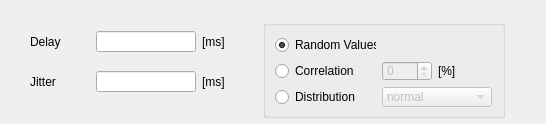
          <widget class="QWidget" name="tab" >
           <property name="geometry" >
            <rect>
             <x>0</x>
             <y>0</y>
             <width>546</width>
             <height>124</height>
            </rect>
           </property>
           <attribute name="title" >
            <string>Delay</string>
           </attribute>
           <widget class="QGroupBox" name="groupBox" >
            <property name="geometry" >
             <rect>
              <x>263</x>
              <y>20</y>
              <width>242</width>
              <height>98</height>
             </rect>
            </property>
            <property name="title" >
             <string/>
            </property>
            <layout class="QVBoxLayout" >
             <item>
              <widget class="QRadioButton" name="dRadio1" >
               <property name="minimumSize" >
                <size>
                 <width>101</width>
                 <height>20</height>
                </size>
               </property>
               <property name="maximumSize" >
                <size>
                 <width>101</width>
                 <height>20</height>
                </size>
               </property>
               <property name="text" >
                <string>Random Values</string>
               </property>
               <property name="checked" >
                <bool>true</bool>
               </property>
              </widget>
             </item>
             <item>
              <layout class="QHBoxLayout" >
               <item>
                <widget class="QRadioButton" name="dRadio2" >
                 <property name="minimumSize" >
                  <size>
                   <width>101</width>
                   <height>20</height>
                  </size>
                 </property>
                 <property name="maximumSize" >
                  <size>
                   <width>101</width>
                   <height>20</height>
                  </size>
                 </property>
                 <property name="text" >
                  <string>Correlation</string>
                 </property>
                </widget>
               </item>
               <item>
                <widget class="QSpinBox" name="delayCorrelation" >
                 <property name="enabled" >
                  <bool>false</bool>
                 </property>
                 <property name="minimumSize" >
                  <size>
                   <width>50</width>
                   <height>20</height>
                  </size>
                 </property>
                 <property name="maximumSize" >
                  <size>
                   <width>50</width>
                   <height>20</height>
                  </size>
                 </property>
                 <property name="maximum" >
                  <number>100</number>
                 </property>
                </widget>
               </item>
               <item>
                <widget class="QLabel" name="textLabel16" >
                 <property name="text" >
                  <string>[%]</string>
                 </property>
                 <property name="wordWrap" >
                  <bool>false</bool>
                 </property>
                </widget>
               </item>
              </layout>
             </item>
             <item>
              <layout class="QHBoxLayout" >
               <item>
                <widget class="QRadioButton" name="dRadio3" >
                 <property name="minimumSize" >
                  <size>
                   <width>101</width>
                   <height>20</height>
                  </size>
                 </property>
                 <property name="maximumSize" >
                  <size>
                   <width>101</width>
                   <height>20</height>
                  </size>
                 </property>
                 <property name="text" >
                  <string>Distribution</string>
                 </property>
                </widget>
               </item>
               <item>
                <widget class="QComboBox" name="delayDistribution" >
                 <property name="enabled" >
                  <bool>false</bool>
                 </property>
                 <property name="minimumSize" >
                  <size>
                   <width>110</width>
                   <height>20</height>
                  </size>
                 </property>
                 <property name="maximumSize" >
                  <size>
                   <width>110</width>
                   <height>20</height>
                  </size>
                 </property>
                 <item>
                  <property name="text" >
                   <string>normal</string>
                  </property>
                 </item>
                 <item>
                  <property name="text" >
                   <string>pareto</string>
                  </property>
                 </item>
                 <item>
                  <property name="text" >
                   <string>paretonormal</string>
                  </property>
                 </item>
                </widget>
               </item>
              </layout>
             </item>
            </layout>
           </widget>
           <widget class="QWidget" name="layoutWidget11" >
            <property name="geometry" >
             <rect>
              <x>30</x>
              <y>30</y>
              <width>195</width>
              <height>23</height>
             </rect>
            </property>
            <layout class="QHBoxLayout" >
             <item>
              <widget class="QLabel" name="textLabel9" >
               <property name="minimumSize" >
                <size>
                 <width>60</width>
                 <height>21</height>
                </size>
               </property>
               <property name="maximumSize" >
                <size>
                 <width>60</width>
                 <height>21</height>
                </size>
               </property>
               <property name="text" >
                <string>Delay</string>
               </property>
               <property name="wordWrap" >
                <bool>false</bool>
               </property>
              </widget>
             </item>
             <item>
              <widget class="QLineEdit" name="delayDelay" >
               <property name="minimumSize" >
                <size>
                 <width>100</width>
                 <height>21</height>
                </size>
               </property>
               <property name="maximumSize" >
                <size>
                 <width>100</width>
                 <height>21</height>
                </size>
               </property>
               <property name="toolTip" >
                <string>if there is no value, the folowing fields will be ignored</string>
               </property>
               <property name="alignment" >
                <set>Qt::AlignRight</set>
               </property>
              </widget>
             </item>
             <item>
              <widget class="QLabel" name="textLabel15" >
               <property name="text" >
                <string>[ms]</string>
               </property>
               <property name="wordWrap" >
                <bool>false</bool>
               </property>
              </widget>
             </item>
            </layout>
           </widget>
           <widget class="QWidget" name="layoutWidget12" >
            <property name="geometry" >
             <rect>
              <x>30</x>
              <y>70</y>
              <width>195</width>
              <height>23</height>
             </rect>
            </property>
            <layout class="QHBoxLayout" >
             <item>
              <widget class="QLabel" name="textLabel10" >
               <property name="minimumSize" >
                <size>
                 <width>60</width>
                 <height>21</height>
                </size>
               </property>
               <property name="maximumSize" >
                <size>
                 <width>60</width>
                 <height>21</height>
                </size>
               </property>
               <property name="text" >
                <string>Jitter</string>
               </property>
               <property name="wordWrap" >
                <bool>false</bool>
               </property>
              </widget>
             </item>
             <item>
              <widget class="QLineEdit" name="delayJitter" >
               <property name="minimumSize" >
                <size>
                 <width>100</width>
                 <height>21</height>
                </size>
               </property>
               <property name="maximumSize" >
                <size>
                 <width>100</width>
                 <height>21</height>
                </size>
               </property>
               <property name="toolTip" >
                <string>if there is no value, the the options from the right will be ignored</string>
               </property>
               <property name="alignment" >
                <set>Qt::AlignRight</set>
               </property>
              </widget>
             </item>
             <item>
              <widget class="QLabel" name="textLabel15_2" >
               <property name="text" >
                <string>[ms]</string>
               </property>
               <property name="wordWrap" >
                <bool>false</bool>
               </property>
              </widget>
             </item>
            </layout>
           </widget>
          </widget>
